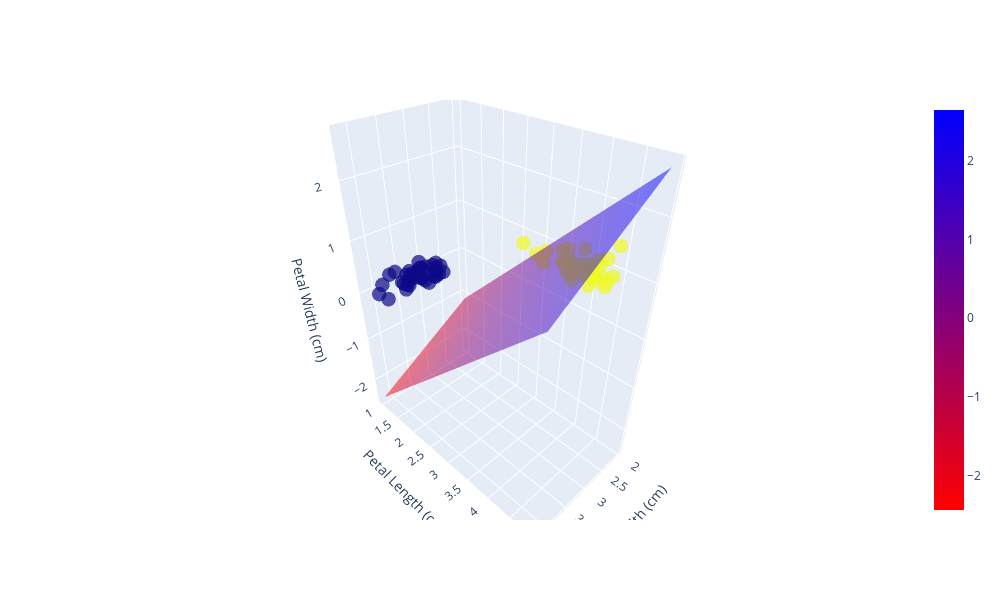

This figure's notebook cell:
### Markdown cell above
## 7. Hyperlane Train Data Visualization

### Code cell
x_grid, y_grid = np.meshgrid(np.linspace(X_train[:, 0].min(), X_train[:, 0].max(), 100),
                             np.linspace(X_train[:, 1].min(), X_train[:, 1].max(), 100))
z_grid = np.zeros_like(x_grid)


for i in range(len(x_grid)):
    for j in range(len(y_grid)):
        z_grid[i, j] = model.decision_function([[x_grid[i, j], y_grid[i, j], 0]])



fig = go.Figure()

fig.add_trace(go.Scatter3d(x=X_train[:, 0], y=X_train[:, 1], z=X_train[:, 2], mode='markers',
                           marker=dict(size=5, color=y_train, opacity=0.7), name='Dados de Treinamento'))

fig.add_trace(go.Surface(z=z_grid, x=x_grid, y=y_grid, opacity=0.5, colorscale='Bluered_r'))


fig.update_layout(scene=dict(xaxis_title='Sepal Width (cm)',
                             yaxis_title='Petal Length (cm)',
                             zaxis_title='Petal Width (cm)'))

fig.update_layout(width=1000, height=600)

fig.show()

### Figure 1 — Plotly figure (JSON) as saved in the notebook; plotly's stock layout.template omitted (floating-point values rounded to 4 significant figures; data arrays with more than 128 entries replaced by an {"elided": "..."} marker saying what was removed)
{"data": [{"marker": {"color": [1, 0, 0, 0, 0, 0, 1, 0, 0, 0, 0, 1, 0, 1, 1, 0, 0, 1, 1, 1, 0, 1, 1, 1, 0, 0, 1, 1, 1, 1, 1, 1, 1, 1, 0, 1, 0, 0, 0, 0, 0, 0, 1, 1, 1, 1, 1, 1, 0, 0, 0, 1, 0, 0, 0, 1, 0, 1, 0, 0, 1, 1, 0, 0, 1, 0, 0, 0, 1, 1, 0, 1, 1, 0, 1], "opacity": 0.7, "size": 5}, "mode": "markers", "name": "Dados de Treinamento", "type": "scatter3d", "x": [3.4, 4.1, 3.6, 4.2, 3, 3.7, 3, 3.4, 3.8, 3.5, 3.4, 2.7, 2.9, 3.3, 2.2, 3.9, 3.4, 2.9, 3.1, 2.8, 3, 3.2, 2.9, 2.9, 3.1, 3.3, 2.8, 2.7, 2.7, 2.3, 2.4, 2.2, 2.9, 2.3, 3.2, 2.8, 3.4, 3, 3.5, 3.5, 3.2, 3.1, 2.8, 2.9, 2.6, 2.3, 2.6, 2.5, 3.4, 3.6, 3.1, 2.9, 3.1, 3.4, 3, 2.8, 3.9, 2.8, 3.8, 4, 3.2, 3.1, 3.5, 3.5, 2, 3.6, 3, 3.7, 2.6, 2.5, 3.4, 2.4, 3, 3.2, 3], "y": [4.5, 1.5, 1.4, 1.4, 1.4, 1.5, 4.5, 1.7, 1.5, 1.3, 1.5, 4.2, 1.4, 4.7, 4.5, 1.7, 1.4, 4.2, 4.4, 4.6, 1.4, 4.7, 4.5, 4.6, 1.5, 1.7, 4.1, 3.9, 4.1, 4, 3.7, 4, 3.6, 3.3, 1.2, 4.8, 1.5, 1.6, 1.4, 1.4, 1.3, 1.5, 4, 4.3, 4.4, 4.4, 3.5, 3.9, 1.6, 1.4, 1.6, 4.7, 1.5, 1.4, 1.4, 4.5, 1.3, 4.7, 1.6, 1.2, 4.8, 4.9, 1.6, 1.3, 3.5, 1, 1.1, 1.5, 4, 3, 1.5, 3.8, 4.4, 1.6, 4.6], "z": [1.6, 0.1, 0.2, 0.2, 0.3, 0.4, 1.5, 0.2, 0.3, 0.2, 0.4, 1.3, 0.2, 1.6, 1.5, 0.4, 0.3, 1.3, 1.4, 1.5, 0.2, 1.4, 1.5, 1.3, 0.1, 0.5, 1.3, 1.4, 1, 1.3, 1, 1, 1.3, 1, 0.2, 1.4, 0.2, 0.2, 0.2, 0.3, 0.2, 0.2, 1.3, 1.3, 1.2, 1.3, 1, 1.1, 0.2, 0.1, 0.2, 1.4, 0.2, 0.2, 0.1, 1.3, 0.4, 1.2, 0.2, 0.2, 1.8, 1.5, 0.6, 0.3, 1, 0.2, 0.1, 0.2, 1.2, 1.1, 0.2, 1.1, 1.4, 0.2, 1.4]}, {"colorscale": [[0, "rgb(255,0,0)"], [1, "rgb(0,0,255)"]], "opacity": 0.5, "type": "surface", "x": {"elided": "100x100 float values"}, "y": {"elided": "100x100 float values"}, "z": {"elided": "100x100 float values"}}], "layout": {"height": 600, "scene": {"xaxis": {"title": {"text": "Sepal Width (cm)"}}, "yaxis": {"title": {"text": "Petal Length (cm)"}}, "zaxis": {"title": {"text": "Petal Width (cm)"}}}, "width": 1000}}
